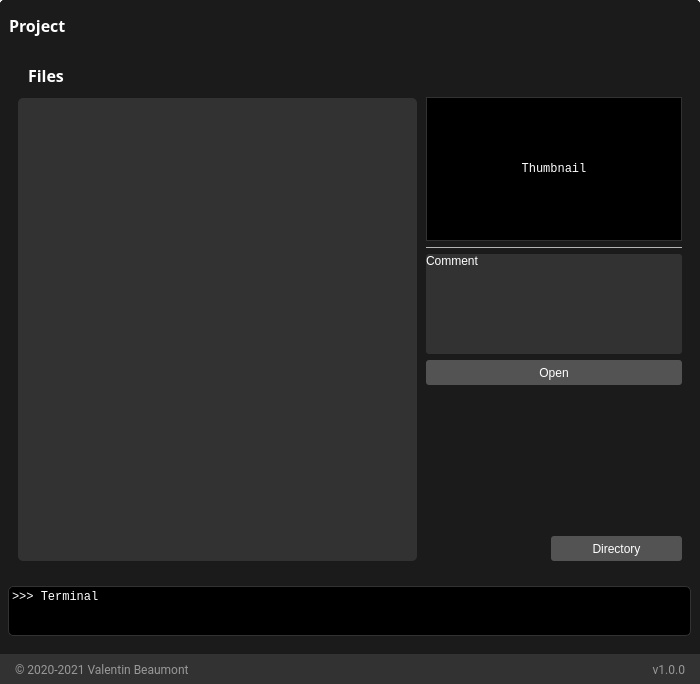
<?xml version="1.0" encoding="UTF-8"?>
<ui version="4.0">
 <class>Houdini_projectManager</class>
 <widget class="QMainWindow" name="Houdini_projectManager">
  <property name="geometry">
   <rect>
    <x>0</x>
    <y>0</y>
    <width>700</width>
    <height>684</height>
   </rect>
  </property>
  <property name="windowTitle">
   <string>Cioxo - Project Manager</string>
  </property>
  <property name="styleSheet">
   <string notr="true"/>
  </property>
  <widget class="QWidget" name="centralWidget">
   <property name="styleSheet">
    <string notr="true"/>
   </property>
   <layout class="QVBoxLayout" name="verticalLayout" stretch="0">
    <property name="spacing">
     <number>0</number>
    </property>
    <property name="leftMargin">
     <number>0</number>
    </property>
    <property name="topMargin">
     <number>0</number>
    </property>
    <property name="rightMargin">
     <number>0</number>
    </property>
    <property name="bottomMargin">
     <number>0</number>
    </property>
    <item>
     <widget class="QFrame" name="frameDropShadow">
      <property name="styleSheet">
       <string notr="true">QFrame{
	color: rgb(180, 180, 180);
	background-color:rgb(27, 27, 27);	
	border-radius: 5px;
}</string>
      </property>
      <property name="frameShape">
       <enum>QFrame::NoFrame</enum>
      </property>
      <property name="frameShadow">
       <enum>QFrame::Plain</enum>
      </property>
      <layout class="QVBoxLayout" name="verticalLayout_2">
       <property name="spacing">
        <number>0</number>
       </property>
       <property name="leftMargin">
        <number>0</number>
       </property>
       <property name="topMargin">
        <number>0</number>
       </property>
       <property name="rightMargin">
        <number>0</number>
       </property>
       <property name="bottomMargin">
        <number>0</number>
       </property>
       <item>
        <widget class="QFrame" name="frameBanner">
         <property name="styleSheet">
          <string notr="true"/>
         </property>
         <property name="frameShape">
          <enum>QFrame::StyledPanel</enum>
         </property>
         <property name="frameShadow">
          <enum>QFrame::Plain</enum>
         </property>
         <layout class="QVBoxLayout" name="verticalLayout_8">
          <property name="spacing">
           <number>0</number>
          </property>
          <property name="leftMargin">
           <number>0</number>
          </property>
          <property name="topMargin">
           <number>0</number>
          </property>
          <property name="rightMargin">
           <number>0</number>
          </property>
          <property name="bottomMargin">
           <number>0</number>
          </property>
         </layout>
        </widget>
       </item>
       <item>
        <widget class="QFrame" name="frameContent">
         <property name="styleSheet">
          <string notr="true">background-color:rgb(27, 27, 27);</string>
         </property>
         <property name="frameShape">
          <enum>QFrame::NoFrame</enum>
         </property>
         <property name="frameShadow">
          <enum>QFrame::Plain</enum>
         </property>
         <layout class="QVBoxLayout" name="verticalLayout_3">
          <property name="spacing">
           <number>0</number>
          </property>
          <property name="leftMargin">
           <number>0</number>
          </property>
          <property name="topMargin">
           <number>0</number>
          </property>
          <property name="rightMargin">
           <number>0</number>
          </property>
          <property name="bottomMargin">
           <number>0</number>
          </property>
          <item>
           <widget class="QFrame" name="frameContentSub">
            <property name="frameShape">
             <enum>QFrame::StyledPanel</enum>
            </property>
            <property name="frameShadow">
             <enum>QFrame::Raised</enum>
            </property>
            <layout class="QVBoxLayout" name="verticalLayout_6">
             <property name="spacing">
              <number>0</number>
             </property>
             <property name="leftMargin">
              <number>0</number>
             </property>
             <property name="topMargin">
              <number>0</number>
             </property>
             <property name="rightMargin">
              <number>0</number>
             </property>
             <property name="bottomMargin">
              <number>0</number>
             </property>
             <item>
              <widget class="QFrame" name="frameTabs">
               <property name="maximumSize">
                <size>
                 <width>16777215</width>
                 <height>16777215</height>
                </size>
               </property>
               <property name="frameShape">
                <enum>QFrame::NoFrame</enum>
               </property>
               <property name="frameShadow">
                <enum>QFrame::Raised</enum>
               </property>
               <layout class="QHBoxLayout" name="horizontalLayout_8">
                <property name="spacing">
                 <number>0</number>
                </property>
                <property name="leftMargin">
                 <number>0</number>
                </property>
                <property name="topMargin">
                 <number>0</number>
                </property>
                <property name="rightMargin">
                 <number>0</number>
                </property>
                <property name="bottomMargin">
                 <number>0</number>
                </property>
                <item>
                 <widget class="QFrame" name="frameTabsSub">
                  <property name="maximumSize">
                   <size>
                    <width>16777215</width>
                    <height>16777215</height>
                   </size>
                  </property>
                  <property name="frameShape">
                   <enum>QFrame::NoFrame</enum>
                  </property>
                  <property name="frameShadow">
                   <enum>QFrame::Raised</enum>
                  </property>
                  <layout class="QVBoxLayout" name="verticalLayout_5">
                   <property name="spacing">
                    <number>6</number>
                   </property>
                   <property name="leftMargin">
                    <number>0</number>
                   </property>
                   <property name="topMargin">
                    <number>0</number>
                   </property>
                   <property name="rightMargin">
                    <number>0</number>
                   </property>
                   <property name="bottomMargin">
                    <number>0</number>
                   </property>
                   <item>
                    <widget class="QFrame" name="frameTitle">
                     <property name="minimumSize">
                      <size>
                       <width>0</width>
                       <height>50</height>
                      </size>
                     </property>
                     <property name="styleSheet">
                      <string notr="true"/>
                     </property>
                     <property name="frameShape">
                      <enum>QFrame::NoFrame</enum>
                     </property>
                     <property name="frameShadow">
                      <enum>QFrame::Plain</enum>
                     </property>
                     <property name="lineWidth">
                      <number>0</number>
                     </property>
                     <layout class="QHBoxLayout" name="horizontalLayout_23">
                      <property name="leftMargin">
                       <number>9</number>
                      </property>
                      <property name="topMargin">
                       <number>0</number>
                      </property>
                      <property name="rightMargin">
                       <number>0</number>
                      </property>
                      <property name="bottomMargin">
                       <number>0</number>
                      </property>
                      <item>
                       <widget class="QLabel" name="labelWelcomeFiles">
                        <property name="maximumSize">
                         <size>
                          <width>500</width>
                          <height>16777215</height>
                         </size>
                        </property>
                        <property name="font">
                         <font>
                          <family>Source Sans Pro</family>
                          <pointsize>12</pointsize>
                          <weight>75</weight>
                          <bold>true</bold>
                         </font>
                        </property>
                        <property name="styleSheet">
                         <string notr="true">color:white;</string>
                        </property>
                        <property name="text">
                         <string>Project</string>
                        </property>
                        <property name="alignment">
                         <set>Qt::AlignLeading|Qt::AlignLeft|Qt::AlignVCenter</set>
                        </property>
                       </widget>
                      </item>
                      <item>
                       <spacer name="horizontalSpacer">
                        <property name="orientation">
                         <enum>Qt::Horizontal</enum>
                        </property>
                        <property name="sizeHint" stdset="0">
                         <size>
                          <width>40</width>
                          <height>20</height>
                         </size>
                        </property>
                       </spacer>
                      </item>
                     </layout>
                    </widget>
                   </item>
                   <item>
                    <widget class="QFrame" name="frameContentFiles">
                     <property name="frameShape">
                      <enum>QFrame::StyledPanel</enum>
                     </property>
                     <property name="frameShadow">
                      <enum>QFrame::Raised</enum>
                     </property>
                     <layout class="QHBoxLayout" name="horizontalLayout_18">
                      <property name="spacing">
                       <number>6</number>
                      </property>
                      <property name="leftMargin">
                       <number>18</number>
                      </property>
                      <property name="topMargin">
                       <number>0</number>
                      </property>
                      <property name="rightMargin">
                       <number>18</number>
                      </property>
                      <property name="bottomMargin">
                       <number>9</number>
                      </property>
                      <item>
                       <widget class="QFrame" name="frameListFiles">
                        <property name="frameShape">
                         <enum>QFrame::StyledPanel</enum>
                        </property>
                        <property name="frameShadow">
                         <enum>QFrame::Raised</enum>
                        </property>
                        <layout class="QVBoxLayout" name="verticalLayout_12">
                         <property name="spacing">
                          <number>9</number>
                         </property>
                         <property name="leftMargin">
                          <number>0</number>
                         </property>
                         <property name="topMargin">
                          <number>0</number>
                         </property>
                         <property name="rightMargin">
                          <number>0</number>
                         </property>
                         <property name="bottomMargin">
                          <number>0</number>
                         </property>
                         <item>
                          <widget class="QFrame" name="frameTitleFiles">
                           <property name="minimumSize">
                            <size>
                             <width>0</width>
                             <height>33</height>
                            </size>
                           </property>
                           <property name="maximumSize">
                            <size>
                             <width>16777215</width>
                             <height>33</height>
                            </size>
                           </property>
                           <property name="frameShape">
                            <enum>QFrame::NoFrame</enum>
                           </property>
                           <property name="frameShadow">
                            <enum>QFrame::Raised</enum>
                           </property>
                           <layout class="QHBoxLayout" name="horizontalLayout_17">
                            <property name="leftMargin">
                             <number>0</number>
                            </property>
                            <property name="rightMargin">
                             <number>0</number>
                            </property>
                            <property name="bottomMargin">
                             <number>3</number>
                            </property>
                            <item>
                             <spacer name="spacerTitleFiles">
                              <property name="orientation">
                               <enum>Qt::Horizontal</enum>
                              </property>
                              <property name="sizeType">
                               <enum>QSizePolicy::Fixed</enum>
                              </property>
                              <property name="sizeHint" stdset="0">
                               <size>
                                <width>10</width>
                                <height>0</height>
                               </size>
                              </property>
                             </spacer>
                            </item>
                            <item>
                             <widget class="QLabel" name="labelFiles">
                              <property name="font">
                               <font>
                                <family>Source Sans Pro</family>
                                <pointsize>12</pointsize>
                                <weight>75</weight>
                                <bold>true</bold>
                               </font>
                              </property>
                              <property name="styleSheet">
                               <string notr="true">color: rgb(255, 255, 255);</string>
                              </property>
                              <property name="text">
                               <string>Files</string>
                              </property>
                              <property name="alignment">
                               <set>Qt::AlignLeading|Qt::AlignLeft|Qt::AlignVCenter</set>
                              </property>
                             </widget>
                            </item>
                            <item>
                             <spacer name="spacerAddDeleteFiles">
                              <property name="orientation">
                               <enum>Qt::Horizontal</enum>
                              </property>
                              <property name="sizeType">
                               <enum>QSizePolicy::Fixed</enum>
                              </property>
                              <property name="sizeHint" stdset="0">
                               <size>
                                <width>1</width>
                                <height>20</height>
                               </size>
                              </property>
                             </spacer>
                            </item>
                            <item>
                             <spacer name="horizontalSpacerTitleFiles">
                              <property name="orientation">
                               <enum>Qt::Horizontal</enum>
                              </property>
                              <property name="sizeType">
                               <enum>QSizePolicy::Fixed</enum>
                              </property>
                              <property name="sizeHint" stdset="0">
                               <size>
                                <width>1</width>
                                <height>20</height>
                               </size>
                              </property>
                             </spacer>
                            </item>
                           </layout>
                          </widget>
                         </item>
                         <item>
                          <widget class="QListWidget" name="listFiles">
                           <property name="font">
                            <font>
                             <family>Segoe UI</family>
                             <pointsize>10</pointsize>
                            </font>
                           </property>
                           <property name="styleSheet">
                            <string notr="true">QListWidget
{
	background-color: rgb(50, 50, 50);
	color: rgb(180, 180, 180);
	border-radius:5px;
}
QListWidget:item:hover:!pressed
{
	background :  rgb(70, 70, 70);
	color: rgb(255, 255, 255);
}

QScrollBar:vertical {
	border: none;
    background: rgb(50, 50, 50);
    width: 8px;
	border-top-right-radius: 4px;
	border-bottom-right-radius: 4px;
 }

/*  HANDLE BAR VERTICAL */
QScrollBar::handle:vertical {	
	background-color: rgb(130, 130, 130);
	min-height: 30px;
	border-radius: 3px;
}
QScrollBar::handle:vertical:hover{	
	background-color: rgb(255, 255, 255);
}
QScrollBar::handle:vertical:pressed {	
	background-color: rgb(200, 200, 200);
}

/* BTN TOP - SCROLLBAR */
QScrollBar::sub-line:vertical {
	border: none;
	background-color: rgb(59, 59, 90);
	height: 0px;
	border-top-left-radius: 3px;
	border-top-right-radius: 3px;
	subcontrol-position: top;
	subcontrol-origin: margin;
}
QScrollBar::sub-line:vertical:hover {	
	background-color: rgb(255, 255, 255);
}
QScrollBar::sub-line:vertical:pressed {	
	background-color: rgb(200, 200, 200);
}

/* BTN BOTTOM - SCROLLBAR */
QScrollBar::add-line:vertical {
	border: none;
	background-color: rgb(59, 59, 90);
	height: 0px;
	border-bottom-left-radius: 7px;
	border-bottom-right-radius: 7px;
	subcontrol-position: bottom;
	subcontrol-origin: margin;
}
QScrollBar::add-line:vertical:hover {	
	background-color: rgb(255, 0, 127);
}
QScrollBar::add-line:vertical:pressed {	
	background-color: rgb(185, 0, 92);
}

/* RESET ARROW */
QScrollBar::up-arrow:vertical, QScrollBar::down-arrow:vertical {
	background: none;
}
QScrollBar::add-page:vertical, QScrollBar::sub-page:vertical {
	background: none;
}</string>
                           </property>
                           <property name="frameShape">
                            <enum>QFrame::NoFrame</enum>
                           </property>
                           <property name="verticalScrollMode">
                            <enum>QAbstractItemView::ScrollPerPixel</enum>
                           </property>
                           <property name="horizontalScrollMode">
                            <enum>QAbstractItemView::ScrollPerPixel</enum>
                           </property>
                           <property name="spacing">
                            <number>4</number>
                           </property>
                           <property name="viewMode">
                            <enum>QListView::ListMode</enum>
                           </property>
                           <property name="sortingEnabled">
                            <bool>false</bool>
                           </property>
                          </widget>
                         </item>
                        </layout>
                       </widget>
                      </item>
                      <item>
                       <widget class="QFrame" name="frameRightSideFiles">
                        <property name="maximumSize">
                         <size>
                          <width>259</width>
                          <height>16777215</height>
                         </size>
                        </property>
                        <property name="frameShape">
                         <enum>QFrame::NoFrame</enum>
                        </property>
                        <property name="frameShadow">
                         <enum>QFrame::Raised</enum>
                        </property>
                        <layout class="QVBoxLayout" name="verticalLayout_11">
                         <property name="leftMargin">
                          <number>3</number>
                         </property>
                         <property name="topMargin">
                          <number>2</number>
                         </property>
                         <property name="rightMargin">
                          <number>0</number>
                         </property>
                         <property name="bottomMargin">
                          <number>0</number>
                         </property>
                         <item>
                          <spacer name="verticalSpacerThumbnailFiles">
                           <property name="orientation">
                            <enum>Qt::Vertical</enum>
                           </property>
                           <property name="sizeType">
                            <enum>QSizePolicy::Fixed</enum>
                           </property>
                           <property name="sizeHint" stdset="0">
                            <size>
                             <width>20</width>
                             <height>39</height>
                            </size>
                           </property>
                          </spacer>
                         </item>
                         <item>
                          <widget class="QLabel" name="labelThumbnailFiles">
                           <property name="minimumSize">
                            <size>
                             <width>256</width>
                             <height>144</height>
                            </size>
                           </property>
                           <property name="maximumSize">
                            <size>
                             <width>256</width>
                             <height>144</height>
                            </size>
                           </property>
                           <property name="font">
                            <font>
                             <family>Consolas</family>
                            </font>
                           </property>
                           <property name="styleSheet">
                            <string notr="true">QLabel
{	
	color: rgb(255, 255, 255);
	background-color: rgb(0, 0, 0);
	border-style: solid;    
	border-width: 1px;
	border-radius: 0px;
	border-color: rgb(50, 50, 50);
}
</string>
                           </property>
                           <property name="text">
                            <string>Thumbnail</string>
                           </property>
                           <property name="alignment">
                            <set>Qt::AlignCenter</set>
                           </property>
                          </widget>
                         </item>
                         <item>
                          <widget class="QLabel" name="labelLineFiles">
                           <property name="maximumSize">
                            <size>
                             <width>16777215</width>
                             <height>1</height>
                            </size>
                           </property>
                           <property name="styleSheet">
                            <string notr="true">border-color: rgb(180, 180, 180);
border-style:solid;
border-radius: 5px;
border-width: 1px;</string>
                           </property>
                           <property name="text">
                            <string/>
                           </property>
                          </widget>
                         </item>
                         <item>
                          <widget class="QLabel" name="labelCommentFiles">
                           <property name="minimumSize">
                            <size>
                             <width>0</width>
                             <height>100</height>
                            </size>
                           </property>
                           <property name="font">
                            <font>
                             <family>Segoe UI</family>
                             <pointsize>9</pointsize>
                            </font>
                           </property>
                           <property name="layoutDirection">
                            <enum>Qt::LeftToRight</enum>
                           </property>
                           <property name="styleSheet">
                            <string notr="true">	background-color: rgb(50, 50, 50);
	color: rgb(255, 255, 255);
	border-radius: 3px;
	border-color: rgb(50, 50, 50);</string>
                           </property>
                           <property name="text">
                            <string>Comment</string>
                           </property>
                           <property name="alignment">
                            <set>Qt::AlignLeading|Qt::AlignLeft|Qt::AlignTop</set>
                           </property>
                           <property name="wordWrap">
                            <bool>true</bool>
                           </property>
                           <property name="margin">
                            <number>6</number>
                           </property>
                          </widget>
                         </item>
                         <item>
                          <widget class="QPushButton" name="buttonOpenFiles">
                           <property name="minimumSize">
                            <size>
                             <width>0</width>
                             <height>25</height>
                            </size>
                           </property>
                           <property name="maximumSize">
                            <size>
                             <width>16777215</width>
                             <height>25</height>
                            </size>
                           </property>
                           <property name="font">
                            <font>
                             <family>Segoe UI</family>
                             <pointsize>9</pointsize>
                            </font>
                           </property>
                           <property name="styleSheet">
                            <string notr="true">QPushButton
{
	background-color: rgb(83, 83, 83);
	color: rgb(255, 255, 255);
	border-radius: 3px;
}
QPushButton:hover:!pressed
{
	background-color: rgb(100, 100, 100);
}</string>
                           </property>
                           <property name="text">
                            <string>Open</string>
                           </property>
                           <property name="icon">
                            <iconset resource="cioxo_QtResources.qrc">
                             <normaloff>:/icons/graphics/icons/arrowUpRight.svg</normaloff>:/icons/graphics/icons/arrowUpRight.svg</iconset>
                           </property>
                          </widget>
                         </item>
                         <item>
                          <spacer name="verticalSpacerDirectoryFiles">
                           <property name="orientation">
                            <enum>Qt::Vertical</enum>
                           </property>
                           <property name="sizeHint" stdset="0">
                            <size>
                             <width>20</width>
                             <height>40</height>
                            </size>
                           </property>
                          </spacer>
                         </item>
                         <item>
                          <layout class="QHBoxLayout" name="layoutDirectoryFiles">
                           <item>
                            <spacer name="horizontalSpacerDirectoryFiles">
                             <property name="orientation">
                              <enum>Qt::Horizontal</enum>
                             </property>
                             <property name="sizeHint" stdset="0">
                              <size>
                               <width>40</width>
                               <height>20</height>
                              </size>
                             </property>
                            </spacer>
                           </item>
                           <item>
                            <widget class="QPushButton" name="buttonDirectoryFiles">
                             <property name="minimumSize">
                              <size>
                               <width>131</width>
                               <height>25</height>
                              </size>
                             </property>
                             <property name="maximumSize">
                              <size>
                               <width>16777215</width>
                               <height>25</height>
                              </size>
                             </property>
                             <property name="font">
                              <font>
                               <family>Segoe UI</family>
                               <pointsize>9</pointsize>
                              </font>
                             </property>
                             <property name="styleSheet">
                              <string notr="true">QPushButton
{
	background-color: rgb(83, 83, 83);
	color: rgb(255, 255, 255);
	border-radius: 3px;
}
QPushButton:hover:!pressed
{
	background-color: rgb(100, 100, 100);
}</string>
                             </property>
                             <property name="text">
                              <string>Directory</string>
                             </property>
                             <property name="icon">
                              <iconset resource="cioxo_QtResources.qrc">
                               <normaloff>:/icons/graphics/icons/folder.svg</normaloff>:/icons/graphics/icons/folder.svg</iconset>
                             </property>
                            </widget>
                           </item>
                          </layout>
                         </item>
                        </layout>
                       </widget>
                      </item>
                     </layout>
                    </widget>
                   </item>
                   <item>
                    <widget class="QFrame" name="frameInformations">
                     <property name="styleSheet">
                      <string notr="true"/>
                     </property>
                     <property name="frameShape">
                      <enum>QFrame::NoFrame</enum>
                     </property>
                     <property name="frameShadow">
                      <enum>QFrame::Plain</enum>
                     </property>
                     <property name="lineWidth">
                      <number>0</number>
                     </property>
                     <layout class="QVBoxLayout" name="verticalLayout_4">
                      <property name="spacing">
                       <number>0</number>
                      </property>
                      <property name="leftMargin">
                       <number>8</number>
                      </property>
                      <property name="topMargin">
                       <number>10</number>
                      </property>
                      <property name="rightMargin">
                       <number>9</number>
                      </property>
                      <property name="bottomMargin">
                       <number>18</number>
                      </property>
                      <item>
                       <widget class="QLabel" name="labelInformations">
                        <property name="minimumSize">
                         <size>
                          <width>0</width>
                          <height>50</height>
                         </size>
                        </property>
                        <property name="maximumSize">
                         <size>
                          <width>16777215</width>
                          <height>16777215</height>
                         </size>
                        </property>
                        <property name="font">
                         <font>
                          <family>Consolas</family>
                         </font>
                        </property>
                        <property name="cursor">
                         <cursorShape>IBeamCursor</cursorShape>
                        </property>
                        <property name="styleSheet">
                         <string notr="true">QLabel
{
	color: rgb(255, 255, 255);
	background-color: rgb(0, 0, 0);
	border-style: solid;
    border-width: 1px;
	border-radius: 5px;
	border-color: rgb(50, 50, 50);
}
QComboBox QAbstractItemView {
	color: rgb(255, 255, 255);
    selection-background-color: lightgray;
}</string>
                        </property>
                        <property name="frameShape">
                         <enum>QFrame::StyledPanel</enum>
                        </property>
                        <property name="text">
                         <string>&gt;&gt;&gt; Terminal</string>
                        </property>
                        <property name="alignment">
                         <set>Qt::AlignLeading|Qt::AlignLeft|Qt::AlignTop</set>
                        </property>
                        <property name="wordWrap">
                         <bool>true</bool>
                        </property>
                        <property name="margin">
                         <number>9</number>
                        </property>
                        <property name="textInteractionFlags">
                         <set>Qt::LinksAccessibleByMouse|Qt::TextSelectableByKeyboard|Qt::TextSelectableByMouse</set>
                        </property>
                       </widget>
                      </item>
                     </layout>
                    </widget>
                   </item>
                  </layout>
                 </widget>
                </item>
               </layout>
              </widget>
             </item>
            </layout>
           </widget>
          </item>
         </layout>
        </widget>
       </item>
       <item>
        <widget class="QFrame" name="frameCredit">
         <property name="minimumSize">
          <size>
           <width>0</width>
           <height>30</height>
          </size>
         </property>
         <property name="maximumSize">
          <size>
           <width>16777215</width>
           <height>30</height>
          </size>
         </property>
         <property name="styleSheet">
          <string notr="true">QFrame
{
	background-color: rgb(50, 50, 50);
	color: rgb(27, 27, 27);
	border-top-left-radius: 0px;
	border-top-right-radius: 0px;
	border-bottom-right-radius: 0px;
	border-bottom-left-radius: 0px;
}
</string>
         </property>
         <property name="frameShape">
          <enum>QFrame::NoFrame</enum>
         </property>
         <property name="frameShadow">
          <enum>QFrame::Raised</enum>
         </property>
         <layout class="QHBoxLayout" name="horizontalLayout_2">
          <property name="spacing">
           <number>0</number>
          </property>
          <property name="leftMargin">
           <number>0</number>
          </property>
          <property name="topMargin">
           <number>0</number>
          </property>
          <property name="rightMargin">
           <number>0</number>
          </property>
          <property name="bottomMargin">
           <number>0</number>
          </property>
          <item>
           <widget class="QFrame" name="frameLabelCredit">
            <property name="minimumSize">
             <size>
              <width>0</width>
              <height>0</height>
             </size>
            </property>
            <property name="styleSheet">
             <string notr="true"/>
            </property>
            <property name="frameShape">
             <enum>QFrame::NoFrame</enum>
            </property>
            <property name="frameShadow">
             <enum>QFrame::Raised</enum>
            </property>
            <layout class="QHBoxLayout" name="horizontalLayout_4">
             <property name="spacing">
              <number>0</number>
             </property>
             <property name="leftMargin">
              <number>15</number>
             </property>
             <property name="topMargin">
              <number>0</number>
             </property>
             <property name="rightMargin">
              <number>15</number>
             </property>
             <property name="bottomMargin">
              <number>0</number>
             </property>
             <item>
              <widget class="QLabel" name="labelCredits">
               <property name="font">
                <font>
                 <family>Roboto</family>
                </font>
               </property>
               <property name="styleSheet">
                <string notr="true">color: rgba(255, 255, 255, 128);</string>
               </property>
               <property name="text">
                <string>© 2020-2021 Valentin Beaumont</string>
               </property>
              </widget>
             </item>
             <item>
              <widget class="QLabel" name="labelVersion">
               <property name="font">
                <font>
                 <family>Roboto</family>
                </font>
               </property>
               <property name="styleSheet">
                <string notr="true">color: rgba(255, 255, 255, 128);</string>
               </property>
               <property name="text">
                <string>v1.0.0</string>
               </property>
               <property name="alignment">
                <set>Qt::AlignRight|Qt::AlignTrailing|Qt::AlignVCenter</set>
               </property>
              </widget>
             </item>
            </layout>
           </widget>
          </item>
         </layout>
        </widget>
       </item>
      </layout>
     </widget>
    </item>
   </layout>
  </widget>
  <action name="actionAbout">
   <property name="text">
    <string>v1.0.0 - © 2020-2021 Valentin Beaumont</string>
   </property>
  </action>
  <action name="actionExit">
   <property name="text">
    <string>Exit</string>
   </property>
  </action>
 </widget>
 <resources>
  <include location="cioxo_QtResources.qrc"/>
  <include location="cioxoQtResources.qrc"/>
 </resources>
 <connections/>
</ui>
